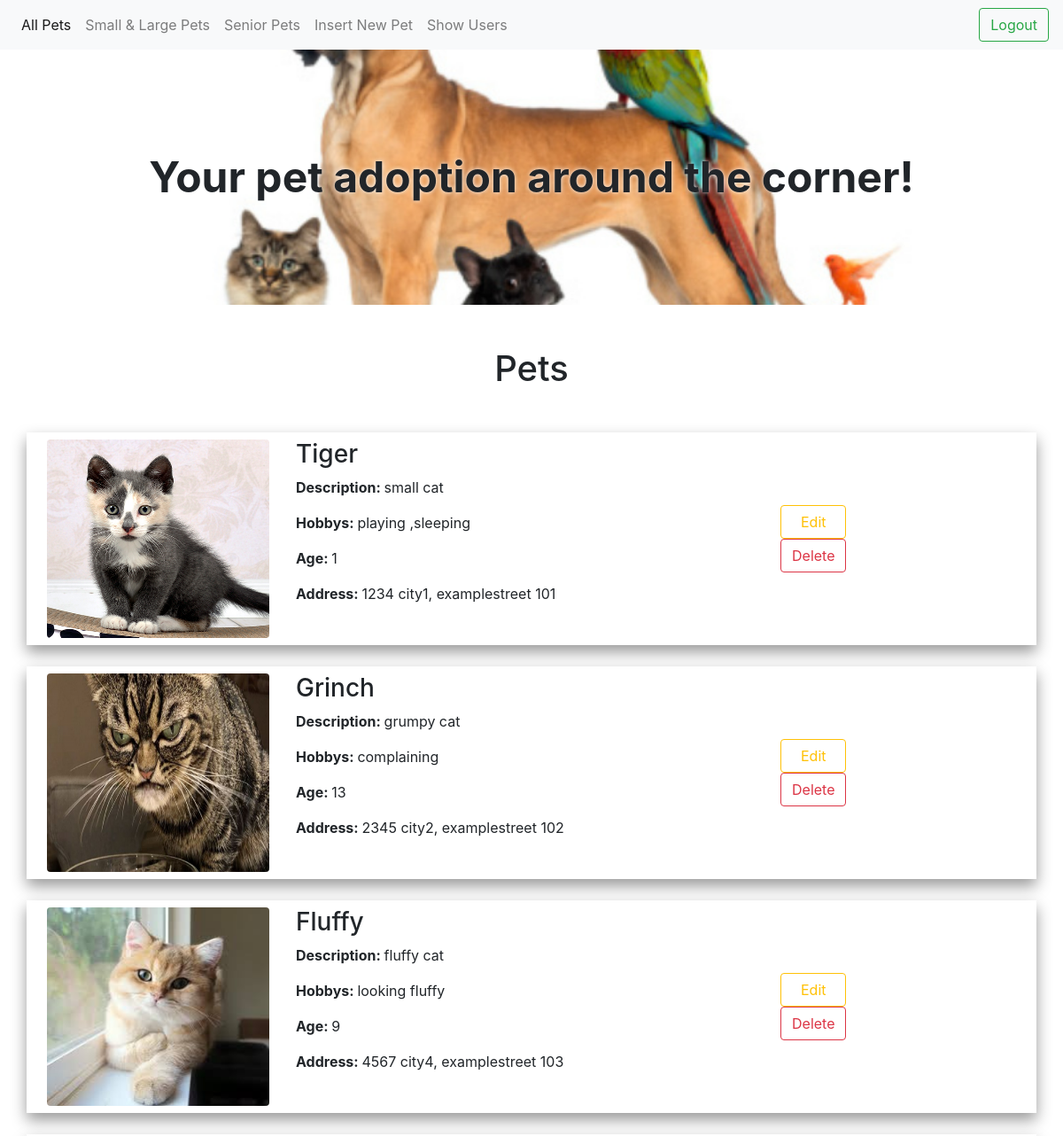
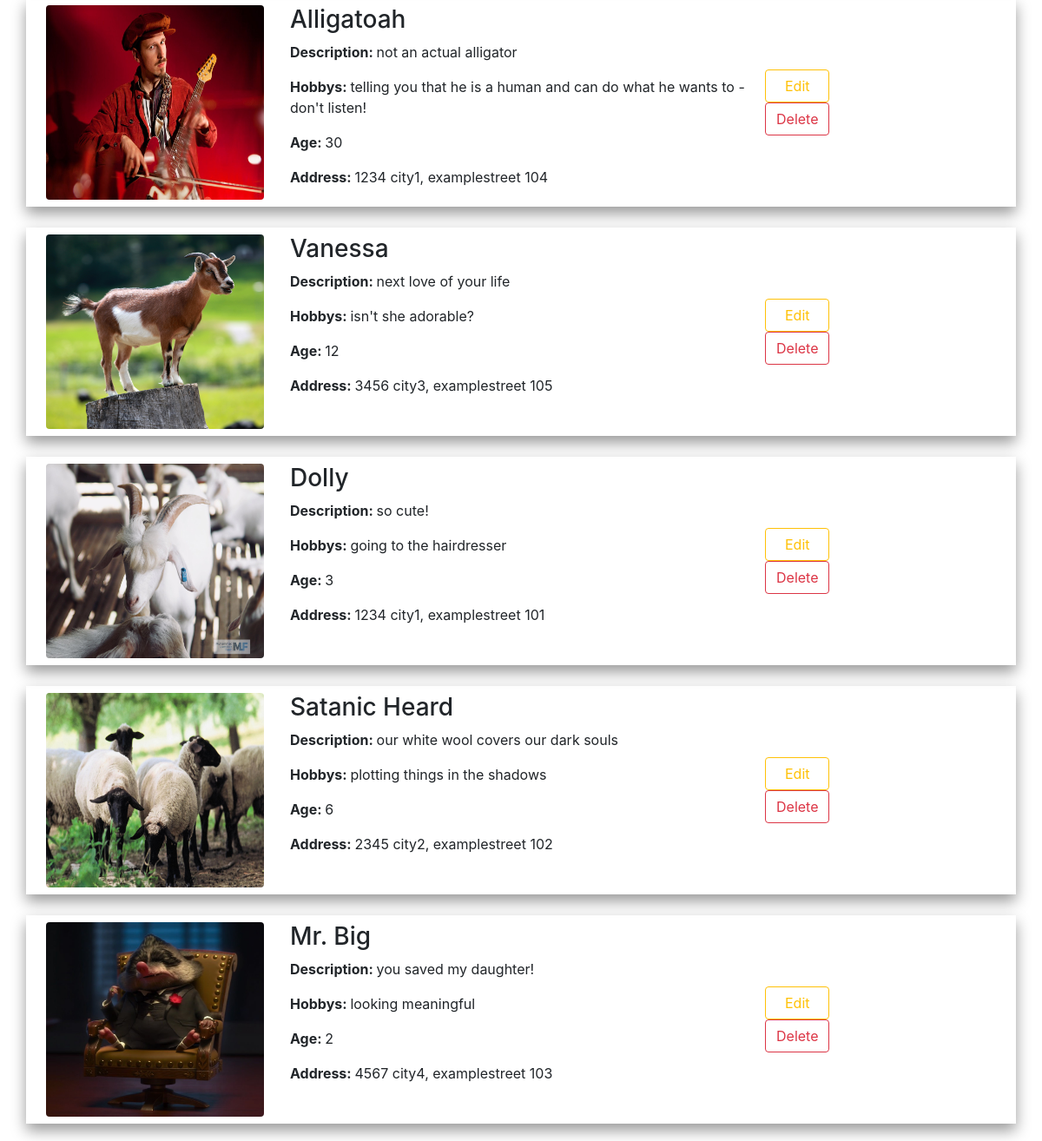
/crud/index_admin.php (signed in), run on the app's committed database (2 pictures, top to bottom).
### tables this page shows
CREATE TABLE `pets` (
  `id` int(11) NOT NULL,
  `location` int(11) NOT NULL,
  `image` char(255) DEFAULT NULL,
  `name` char(64) DEFAULT NULL,
  `description` char(255) DEFAULT NULL,
  `birthdate` date NOT NULL,
  `type` enum('small','large') DEFAULT NULL,
  `hobbys` char(255) NOT NULL
);

CREATE TABLE `location` (
  `location_id` int(11) NOT NULL,
  `city` char(64) NOT NULL,
  `ZIP` int(11) NOT NULL,
  `address` char(64) NOT NULL
);

### crud/index_admin.php (the view, shortened to what this page needs)
<?php ob_start();
require_once 'actions/db_connect.php';
$res=mysqli_query($connect, "SELECT * FROM users WHERE userId=".$_SESSION['admin']);
$userRow=mysqli_fetch_array($res, MYSQLI_ASSOC);
?>
<!DOCTYPE html>
<html>
<head>
<link rel="stylesheet" href="https://stackpath.bootstrapcdn.com/bootstrap/4.3.1/css/bootstrap.min.css">
<link rel="stylesheet" type="text/css" href="../CSS/index.css">
</head>
<body>
<nav class="navbar navbar-expand-lg navbar-light bg-light">
  <div class="collapse navbar-collapse" id="navbarSupportedContent">
    <ul class="navbar-nav mr-auto">
      <li class="nav-item active">
        <a class="nav-link" href="index_admin.php">All Pets<span class="sr-only">(current)</span></a>
      </li>
      <li class="nav-item">
        <a class="nav-link" href="general_admin.php">Small & Large Pets</a>
      </li>
      <li class="nav-item">
        <a class="nav-link" href="senior_admin.php">Senior Pets</a>
      </li>
      <li class="nav-item">
        <a class="nav-link" href="create.php">Insert New Pet</a>
      </li>
       <?php if ($userRow['super']=="true"){
      echo "<li class='nav-item'>
        <a class='nav-link' href='users.php'>Show Users</a>
      </li>";}
        ?>
    </ul>
          <a  href="logout.php?logout"><button class="btn btn-outline-success my-2 my-sm-0" type="submit">Logout</button></a>
  </div>
</nav>
<div class="hero d-flex justify-content-center w-100"><p class="m-auto"><b>Your pet adoption around the corner!</b></p></div>
  <h1 class="w-100 my-5 text-center">Pets</h1>
            <?php
           $sql = "select id, image, name, description, TIMESTAMPDIFF(year, birthdate, current_date()) as age, type, hobbys, ZIP, city, address from pets join location on location=location_id";
           $result = $connect->query($sql);
            if($result->num_rows > 0) {
                while($row = $result->fetch_assoc()) {
                   echo  "<div class='d-flex container box my-4 p-2'>
                       <div class='col-3 img_cont d-flex justify-content-center'><img class='img-fluid w-100 h-auto rounded' src='../".$row['image']."'></div><div class='col-6'><h3>" .$row['name']."</h3><p><b>Description: </b>".$row['description']."</p><p><b>Hobbys: </b>".$row['hobbys']."</p><p><b>Age: </b>".$row['age']."</p><p><b>Address: </b>".$row['ZIP']." ".$row['city'].", ".$row['address']."</p></div><div class='d-flex flex-column justify-content-center'><a href='update.php?id=".$row['id']."'><button type='button' class='btn btn-outline-warning w-100'>Edit</button></a><a href='delete.php?id=" .$row['id']."'><button type='button' class='btn btn-outline-danger w-100'>Delete</button></a></div></div>
                       </div>";
               }
           } else  {
               echo  "<p>No Data Avaliable</p>";
           }
           ob_end_flush();  ?>
</body>
</html>

### CSS/index.css (style rules this page uses)
.container { box-shadow: 0 8px 16px 0 rgba(0,0,0,0.4); height: 15em; }
.img_cont { height: 100%; overflow: hidden; }
.hero { background-image: url("../img/hero.jpg"); background-position: center; background-size: cover; height: 6em; font-size: 3em; text-shadow: 0 0 5px white; }
a { color: black; text-decoration: none; }

### data on the page
pets: image (picture), name "Tiger", description "small cat", hobbys "playing ,sleeping", age "1", location.ZIP "1234", location.city "city1", location.address "examplestreet 101"
pets: image (picture), name "Grinch", description "grumpy cat", hobbys "complaining", age "13", location.ZIP "2345", location.city "city2", location.address "examplestreet 102"
pets: image (picture), name "Fluffy", description "fluffy cat", hobbys "looking fluffy", age "9", location.ZIP "4567", location.city "city4", location.address "examplestreet 103"
pets: image (picture), name "Alligatoah", description "not an actual alligator", hobbys "telling you that he is a human and can do what he wants to - don't listen!", age "30", location.ZIP "1234", location.city "city1", location.address "examplestreet 104"
pets: image (picture), name "Vanessa", description "next love of your life", hobbys "isn't she adorable?", age "12", location.ZIP "3456", location.city "city3", location.address "examplestreet 105"
pets: image (picture), name "Dolly", description "so cute!", hobbys "going to the hairdresser", age "3", location.ZIP "1234", location.city "city1", location.address "examplestreet 101"
pets: image (picture), name "Satanic Heard", description "our white wool covers our dark souls", hobbys "plotting things in the shadows", age "6", location.ZIP "2345", location.city "city2", location.address "examplestreet 102"
pets: image (picture), name "Mr. Big", description "you saved my daughter!", hobbys "looking meaningful", age "2", location.ZIP "4567", location.city "city4", location.address "examplestreet 103"
